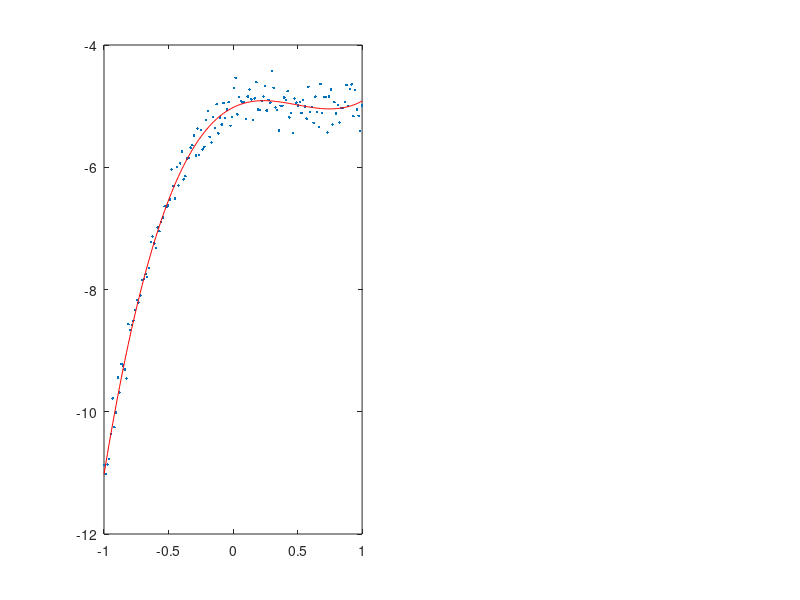

Source code (MATLAB): (Note: this script raises an error after producing the figure.)
clc;
x = linspace(-1, 1, 150);
y = 2 * x.^3 - 3 * x.^2 + x - 5;
y = y + normrnd(0, 0.2, 1, 150);

c0 = polyfit(x, y, 3);
y0 = polyval(c0, x);

subplot(1, 2, 1);
plot(x, y, '.', x, y0, '-r');
disp(c0);

% myPolyFitCont
c1 = myPolyFitCont(x, y, 3);
y1 = polyval(c1, x);

subplot(1, 2, 2);
plot(x, y, '.', x, y1, '-r');
disp(c1);